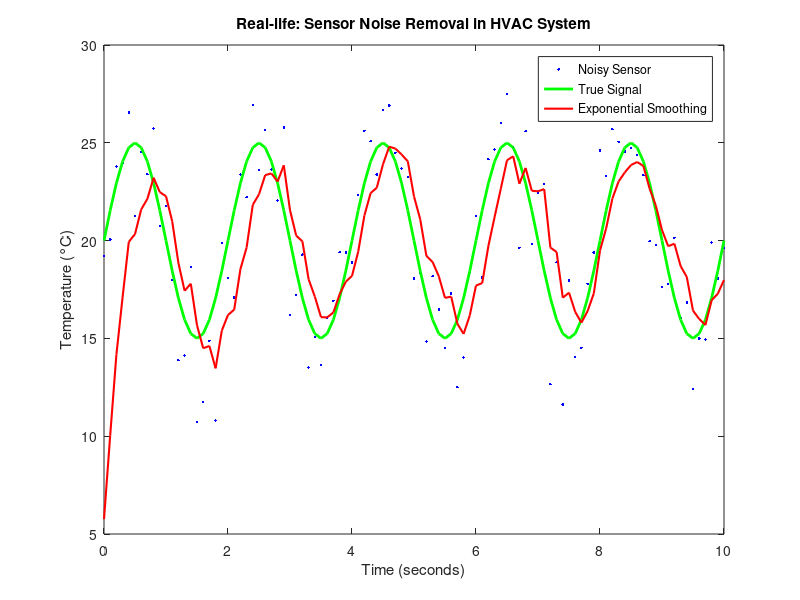

This figure's MATLAB source:
% Smoothing noisy temperature sensor data
t = 0:0.1:10;
true_temp = 20 + 5*sin(2*pi*0.5*t); % true temperature varies slowly
noisy_temp = true_temp + 2*randn(size(t)); % sensor noise
alpha = 0.3; % smoothing factor (low = more smoothing)
b_exp = alpha;
a_exp = [1, -(1-alpha)];
smooth_temp = filter(b_exp, a_exp, noisy_temp);
figure;
plot(t, noisy_temp, 'b.'); hold on;
plot(t, true_temp, 'g', 'LineWidth', 2);
plot(t, smooth_temp, 'r', 'LineWidth', 1.5);
legend('Noisy Sensor', 'True Signal', 'Exponential Smoothing');
xlabel('Time (seconds)'); ylabel('Temperature (°C)');
title('Real-life: Sensor Noise Removal in HVAC System');
